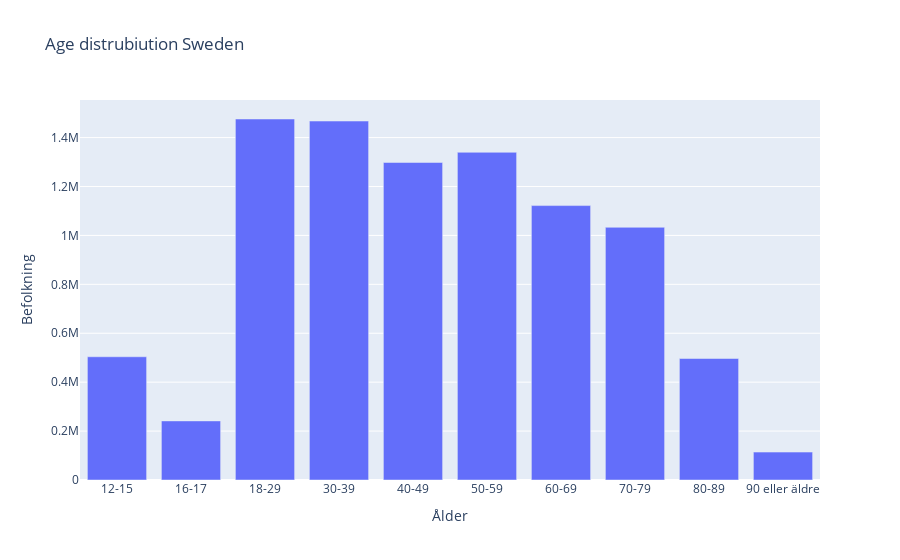

Notebook code cell kept with this figure:
### Code cell
grouped_data = vaccine_data.groupby("Ålder")["Befolkning"].sum().reset_index()

fig= px.bar(grouped_data, x = "Ålder", y = "Befolkning", title = "Age distrubiution Sweden")
fig.show()

### Figure 1 — Plotly figure (JSON) as saved in the notebook; plotly's stock layout.template omitted (floating-point values rounded to 4 significant figures)
{"data": [{"alignmentgroup": "True", "hovertemplate": "Ålder=%{x}<br>Befolkning=%{y}<extra></extra>", "legendgroup": "", "marker": {"color": "#636efa", "pattern": {"shape": ""}}, "name": "", "offsetgroup": "", "orientation": "v", "showlegend": false, "textposition": "auto", "type": "bar", "x": ["12-15", "16-17", "18-29", "30-39", "40-49", "50-59", "60-69", "70-79", "80-89", "90 eller äldre"], "xaxis": "x", "y": [503831, 241539, 1475950, 1467590, 1298156, 1339798, 1121922, 1033113, 496750, 114141], "yaxis": "y"}], "layout": {"barmode": "relative", "legend": {"tracegroupgap": 0}, "title": {"text": "Age distrubiution Sweden"}, "xaxis": {"anchor": "y", "domain": [0, 1], "title": {"text": "Ålder"}}, "yaxis": {"anchor": "x", "domain": [0, 1], "title": {"text": "Befolkning"}}}}
